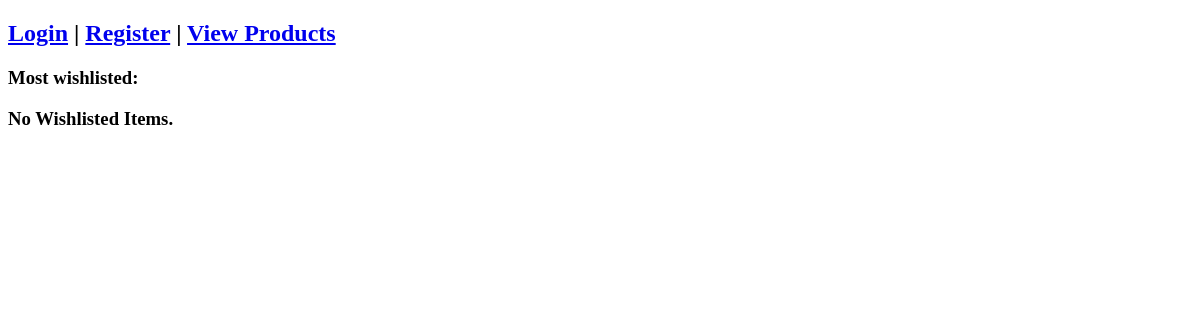
The page /viewtopwishlist.php on the database as committed earlier.
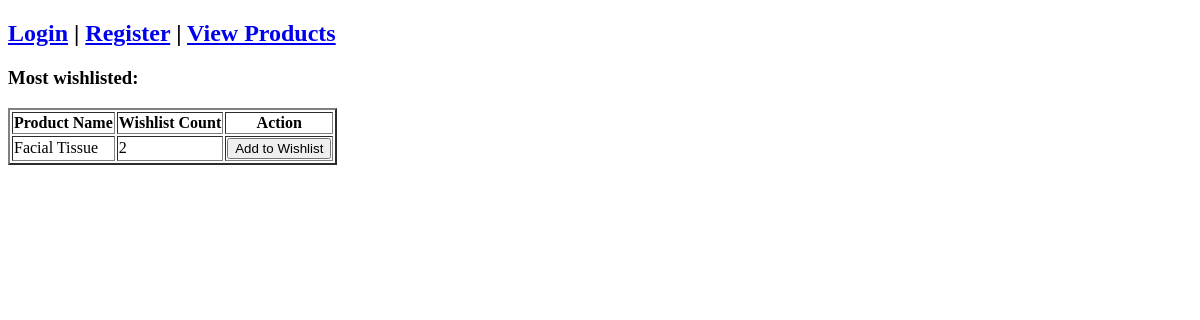
The same page on the database as committed later.
### tables this page shows
CREATE TABLE IF NOT EXISTS `product` (
  `productID` int(11) NOT NULL AUTO_INCREMENT,
  `name` varchar(50) NOT NULL,
  `quantity` int(11) NOT NULL,
  `price` varchar(10) NOT NULL,
  `brand` varchar(50) NOT NULL,
  `updatedAt` datetime NOT NULL,
  PRIMARY KEY (`productID`),
  KEY `quantity` (`quantity`)
);

### Web/viewtopwishlist.php (the view, shortened to what this page needs)
<?php
	require_once("dbconnect.php");
	$query = "SELECT productID, name as TopWishlistProduct, Total FROM (SELECT productID, name, count(name) AS Total
				FROM product NATURAL JOIN wishlist
				GROUP BY productID) AS PW
				WHERE PW.Total>=ALL(SELECT count(name) FROM product NATURAL JOIN wishlist GROUP BY productID)
				GROUP BY productID;";
	$result = mysqli_query($conn, $query) or die(mysql_error().$query);
	function printWishlist(){
		global $result;
		if(mysqli_num_rows($result) > 0) {
			echo "<table border='2'>
				<thead>
					<tr>
						<th>Product Name</th>
						<th>Wishlist Count</th>
						<th>Action</th>
					</tr>
				</thead>";
			while ($data = mysqli_fetch_array($result)) {
				$productID = $data['productID'];
				$name = $data['TopWishlistProduct'];
				$quantity = $data['Total'];
				echo "<tr>";
				echo "<td>" . $name . "</td>";
				echo "<td>" . $quantity . "</td>";
				echo "<td>";
				echo "<button type='button' onclick='addToWishlist($productID)' class='addToWishlist'>Add to Wishlist</button>";
				echo "</td>";
				echo "</tr>";
			}
			echo "</table>";
		}
		else {
			print "<h3>No Wishlisted Items.<h3>";
		}
	}
?>
<!DOCTYPE html>
<html>
	<head>
	</head>
	<body>
		<?php require_once("navbar.php"); ?>
		<h3>Most wishlisted: </h3>
		<?php printWishlist(); ?>
	</body>
</html>

Rows that differ between the two databases and show on the page:
now on this page (row edited): product: name "Facial Tissue", quantity "2"
Other text that changed with them:
text no longer shown: "No Wishlisted Items."
text now shown: "Product Name Wishlist Count Action"
